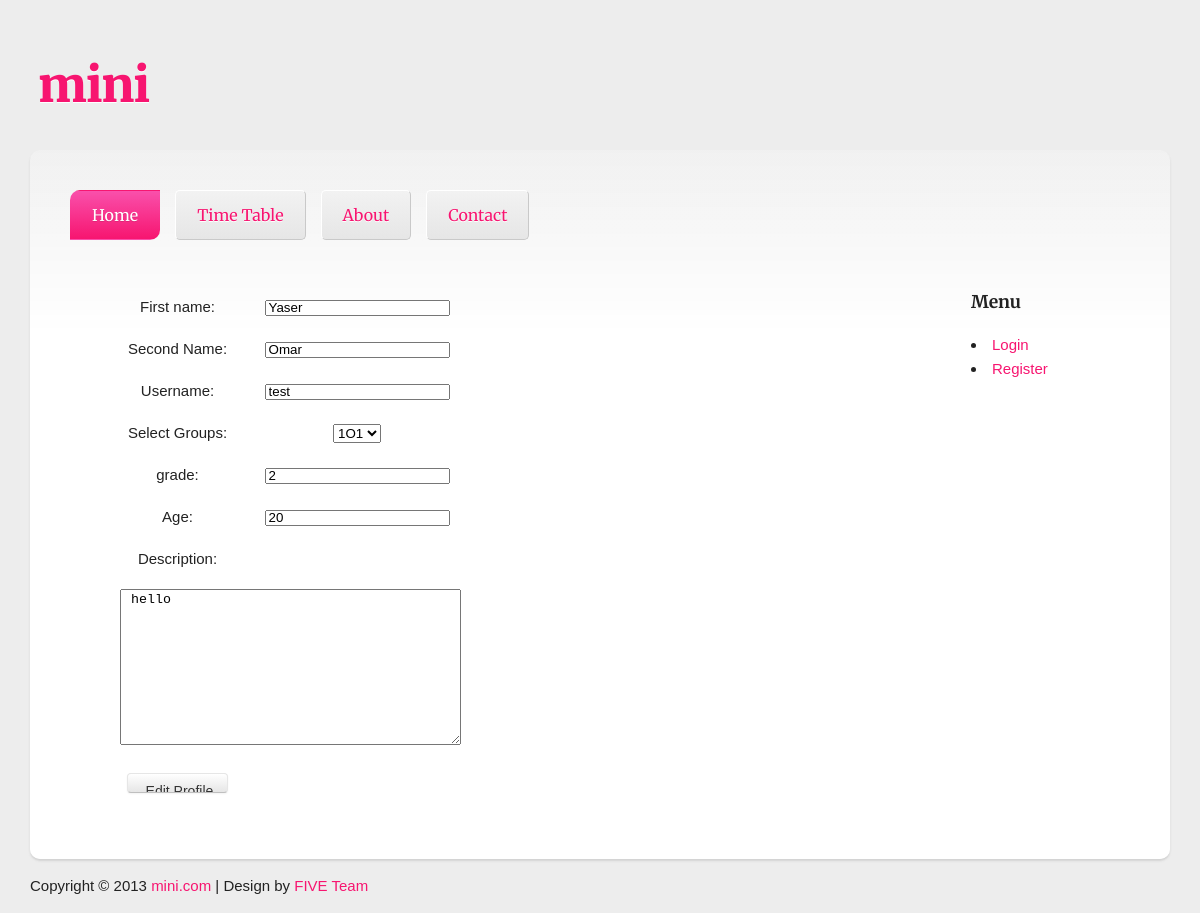
The app's page /edit_student.php?students_id=1 with its own data.
### tables this page shows
CREATE TABLE IF NOT EXISTS `students` (
  `ID` int(11) NOT NULL AUTO_INCREMENT,
  `Student_Group_ID` int(11) NOT NULL,
  `first_name` varchar(50) NOT NULL,
  `second_name` varchar(50) NOT NULL,
  `username` varchar(50) NOT NULL,
  `hashed_password` varchar(50) NOT NULL,
  `grades` int(11) NOT NULL,
  `age` int(11) NOT NULL,
  `description` text NOT NULL,
  PRIMARY KEY (`ID`)
);

### www/classes/database_objects.php (called while the page is built, shortened)
<?php require_once("database.php"); ?>
<?php
class DatabaseObject
{
	static protected $tablename;
	static function find_by_sql($sql)
	{
		global $database;
		$result = mysql_query($sql , $database->connection);
		$database->confirm_query($result);
		$objects_array = array();
		while($row = $database->fetch_array($result))
		{
			$objects_array[] = static::instantiate($row);
		}
		return $objects_array;
	}
	static function find_by_id($id)
	{
		$query = "SELECT * FROM ". static::$tablename . " WHERE id = {$id} LIMIT 1";
		$result = static::find_by_sql($query);
		return empty($result)? false : array_shift($result);
	}
	static function instantiate($record)
	{
		$object = new $class;
		foreach ($record as $attribute=>$value)
		{
			if($object->has_attribute($attribute))
			{
				$object->$attribute = $value;
			}
		}
		return $object;
	}
	function has_attribute($attribute)
	{
	    $object_vars = get_object_vars($this);
		return array_key_exists($attribute , $object_vars);
	}
}
?>

### www/classes/database.php (called while the page is built, shortened)
<?php
class Database
{
	public $connection;
	private $localhost;
	private $username;
	private $password;
	public function __construct($localhost="" , $username ="" , $password = "")
	{
		$this->localhost = $localhost;
		$this->username =  $username;
		$this->password = $password;
	}
	public function select_db($db_name)
	{
		$result = mysql_select_db($db_name , $this->connection);
	}
	public function open_connection()
	{
		$this->connection = mysql_connect( $this->localhost  , $this->username , $this->password);
	}
	public function fetch_array($result)
	{
	return mysql_fetch_array($result);
	}
}
$database = new Database("localhost" , "root" , "yoyo");
?>

### www/classes/student.php (called while the page is built, shortened)
<?php require_once("database.php")?>
<?php require_once("database_objects.php")?>
<?php
class Student extends DatabaseObject{
	public function __construct ($student_group_id = "",$first_name = "", $second_name = "", $username = "", $hashed_password= "" ,$grades = "", $age = "", $description = "",$id=null)
	{
		$this->student_group_id = $student_group_id;
	}
}
?>

### www/edit_student.php (the view, shortened to what this page needs)
 <?php include("includes/header.php");?>
<?php  require_once("classes/student.php");?>
	<?php
	$pro = Student::find_by_id($_GET['students_id']);
   $pro = Student::find_by_id($_GET['students_id']);
	?>
 <div class="articleContent">
          <ul>
					<form id = "Registration" action = "edit_student.php?students_id=<?php echo $_GET['students_id'];?> " method = "post">
					<table>
					<tr>
						<td>
							<label>First name:</label>
						</td>
						<td>
							<input type = "text" name = "firstname"  id  = "firstname" value ="<?php echo $pro->first_name;?>"/>
						</td>
					</tr>
					<tr>
						<td>
							<label>Second Name:</label>
						</td>
						<td>
							<input id = 'secondname'  type = 'text'  value ="<?php echo $pro->second_name;?> "name = 'secondname'/>
						</td>
					</tr>
					<tr>
						<td>
							<label>Username:</label>
						</td>
						<td>
							<input id = 'username' type = 'text'   value ="<?php echo $pro->username;?>" name = 'username'/>
						</td>
					</tr>
					<tr>
						<td>
							<label>Select Groups:</label>
						</td>
						<td>
							<select name="option">
						<?php
						$query = "SELECT * FROM student_group";
						$result = mysql_query($query);
						$count = mysql_num_rows($result);
						for($i = 0; $i < $count ; $i++)
						{
						$row = mysql_fetch_array($result);
						echo "<option  value=\"{$row['ID']}\"";
						if ($pro->student_group_id == $row['ID'])
						echo "selected" ;
						echo ">";
						echo $row['name'];
						echo "</option>";
						}
						?>
					</select>
						</td>
					</tr>
					<tr>
						<td>
							<label>grade:</label>
						</td>
						<td>
							<input id = 'grades' type = 'text'   value ="<?php echo $pro->grades;?>" name = 'grades'/>
						</td>
					</tr>
					<tr>
						<td>
						<label>Age:</label>
						</td>
						<td>
						<input id = 'age' type = 'text'  value ="<?php echo $pro->age;?>" name = 'age'/>
						</td>
					</tr>
					<tr>
						<td>
						<label>Description:</label>
						</td>
					</tr>
					<tr>
						<td colspan="10">
							<textarea  name = "description"  cols = "40" rows = "10"> <?php echo $pro->description;?></textarea>
						</td>
					</tr>
					<tr>
						<td>
							<input type="submit" name = "submit" value=" Edit Profile" />
						</td>
					</tr>
					</table>
					</form>
					</ul>
					</div>
<?php include("includes/footer.php"); ?>

### www/stylesheets/table.css (style rules this page uses)
td { padding:8px; text-align:center; }
body { font-family:Arial, Helvetica, sans-serif; font-size:16px; }
table tr td input { height: 1.2em; }

### www/stylesheets/style.css (style rules this page uses)
html { font-size: 100%; -webkit-text-size-adjust: 100%; -ms-text-size-adjust: 100%; font-family: "Open Sans", "Helvetica Neue", sans-serif; color: #222222; }
body { margin: 0; font-size: 15px; line-height: 1.6; width: 100%; max-width: 1140px; min-width: 755px; margin: 0 auto; background-color: #ededed; background-image: url(images/bg.png); background-repeat: repeat; background-attachment: fixed; }
ul { list-style: square; }
.btn, button, input[type="button"], input[type="reset"], input[type="submit"] { background-color: #e6e6e6; background-image: -moz-linear-gradient(top, #ffffff, #e6e6e6 100%); background-image: -ms-linear-gradient(top, #ffffff, #e6e6e6 100%); background-image: -webkit-linear-gradient(top, #ffffff, #e6e6e6 100%); background-image: -o-linear-gradient(top, #ffffff, #e6e6e6 100%); background-image: linear-gradient(top, #ffffff, #e6e6e6 100%); background-repeat: repeat-x; border: 1px solid; border-color: #e6e6e6 #e6e6e6 #bfbfbf; color: #333333; border-radius: 4px; font-size: 14px; text-shadow: 0 1px 1px rgba(255, 255, 255, 0.75); box-shadow: inset 0 1px 0 rgba(255, 255, 255, 0.2), 0 1px 2px rgba(0, 0, 0, 0.05); text-align: center; padding: 9px 14px; margin-bottom: 0; display: inline-block; vertical-align: middle; cursor: pointer; *overflow: visible; }
* { -webkit-box-sizing: border-box; -moz-box-sizing: border-box; -ms-box-sizing: border-box; box-sizing: border-box; }

### records on screen
students: firstname "Yaser", secondname "Omar", username "test", grades "2", age "20", description "hello"

### other values on screen
form field option "1O1"
